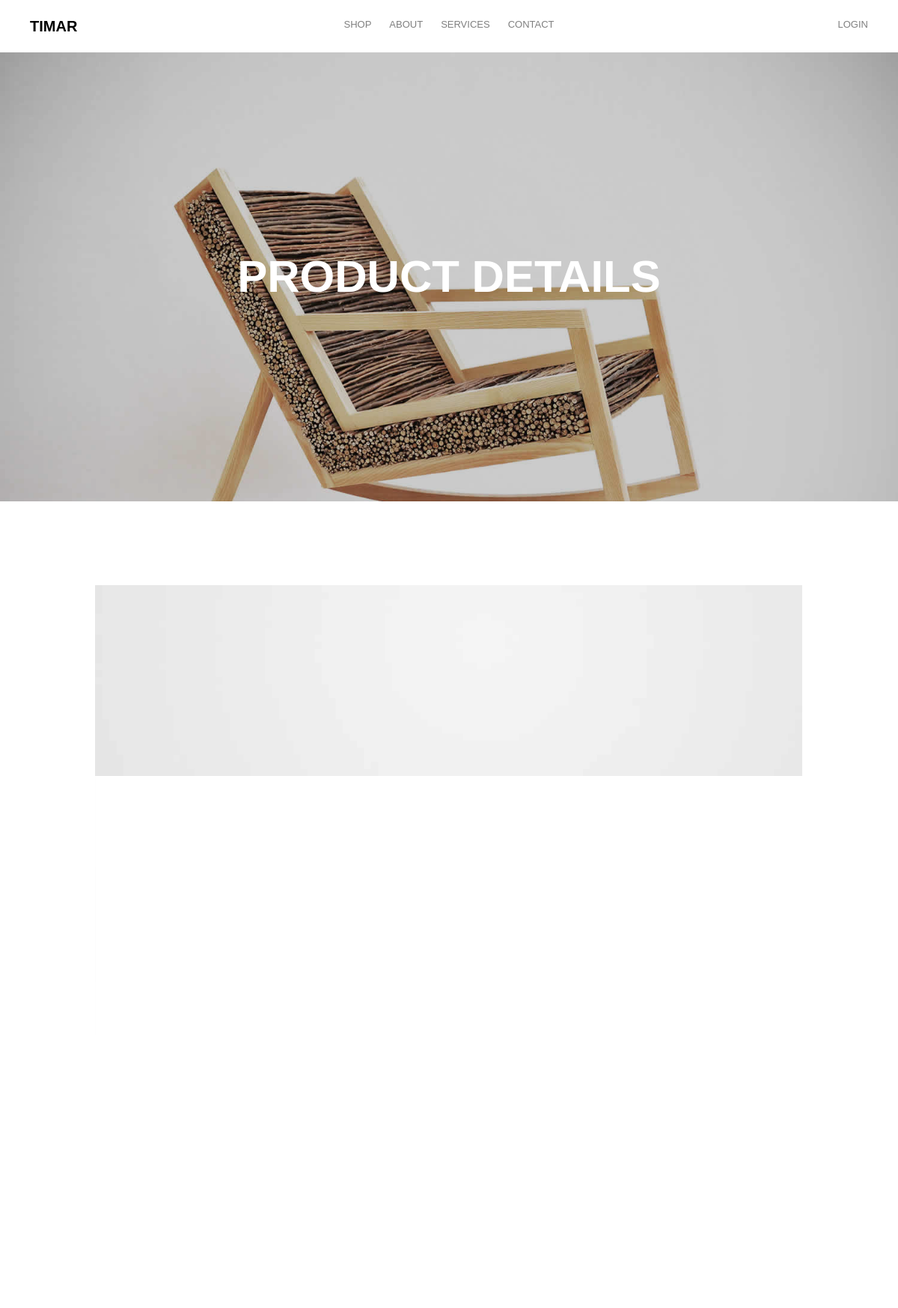
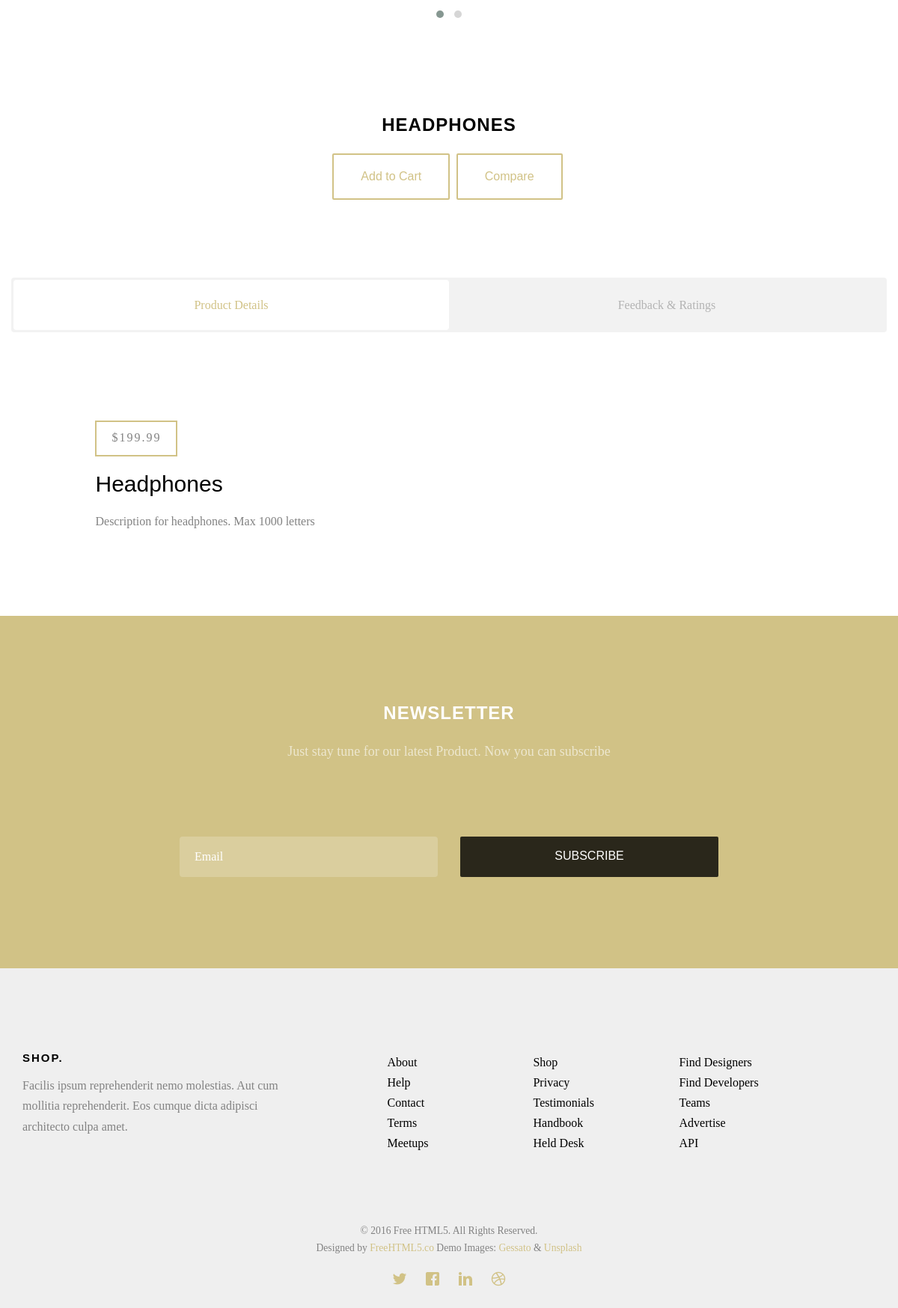
Screenshot of /single4/ (upper part) with the database file from the repository (2 pictures, top to bottom).
### Main/models.py (models this page shows, shortened)
class Product(models.Model):
    title = models.CharField(max_length=50)
    price = models.DecimalField(max_digits=7,decimal_places=2)
    text = models.TextField(max_length=1000)
    image = models.ImageField(null=True,blank=True)
    @property
    def imageURL(self):
        try:
            url = self.image.url
        except:
            url = ''
        return url

### Main/views.py (the view)
# urls.py: path('single<int:id>/',views.single,name='single')
def single(request,id):
    feedb = Feedback()
    product = Product.objects.get(id=id)
    feedback = Feedback.objects.filter(feedback = id)
    context = {
        'product':product,
        'feedback':feedback
    }
    return render(request,'Main/single.html',context)

### templates/Main/single.html (shortened to what this page needs)
{% extends 'Main/base.html' %}
{% load static %}
	{% block body %}
	<div id="page">
		{% include 'Main/header.html' %}
	<header id="fh5co-header" class="fh5co-cover fh5co-cover-sm" role="banner" style="background-image:url(images/img_bg_2.jpg);">
		<div class="overlay"></div>
		<div class="container">
			<div class="row">
				<div class="col-md-8 col-md-offset-2 text-center">
					<div class="display-t">
						<div class="display-tc animate-box" data-animate-effect="fadeIn">
							<h1>Product Details</h1>
						</div>
					</div>
				</div>
			</div>
		</div>
	</header>
	<div id="fh5co-product">
		<div class="container">
			<div class="row">
				<div class="col-md-10 col-md-offset-1 animate-box">
					<div class="owl-carousel owl-carousel-fullwidth product-carousel">
						<div class="item">
							<div class="active text-center">
								<figure>
									<img src="{{ product.imageURL }}" alt="">
								</figure>
							</div>
						</div>
					</div>
					<div class="row animate-box">
						<div class="col-md-8 col-md-offset-2 text-center fh5co-heading">
							<h2>{{ product.title }}</h2>
							<p>
								<a href="#" class="btn btn-primary btn-outline btn-lg">Add to Cart</a>
								<a href="#" class="btn btn-primary btn-outline btn-lg">Compare</a>
							</p>
						</div>
					</div>
			</div>
			<div class="row">
				<div class="col-md-12 ">
					<div class="fh5co-tabs animate-box">
						<ul class="fh5co-tab-nav">
							<li class="active"><a href="#" data-tab="1"><span class="icon visible-xs"></span><span class="hidden-xs">Product Details</span></a></li>
							<li><a href="#" data-tab="3"><span class="icon visible-xs"></span><span class="hidden-xs">Feedback &amp; Ratings</span></a></li>
						</ul>
						<div class="fh5co-tab-content-wrap">
							<div class="fh5co-tab-content tab-content active" data-tab-content="1">
								<div class="col-md-10 col-md-offset-1">
									<span class="price"> ${{ product.price }}</span>
									<h2>{{ product.title }}</h2>
									<p>{{ product.text }}</p>
								</div>
							</div>
						</div>
					</div>
				</div>
			</div>
		</div>
	</div>
	<div id="fh5co-started">
		<div class="container">
			<div class="row animate-box">
				<div class="col-md-8 col-md-offset-2 text-center fh5co-heading">
					<h2>Newsletter</h2>
					<p>Just stay tune for our latest Product. Now you can subscribe</p>
				</div>
			</div>
			<div class="row animate-box">
				<div class="col-md-8 col-md-offset-2">
					<form class="form-inline">
						<div class="col-md-6 col-sm-6">
							<div class="form-group">
								<input type="email" class="form-control" id="email" placeholder="Email">
							</div>
						</div>
						<div class="col-md-6 col-sm-6">
							<button type="submit" class="btn btn-default btn-block">Subscribe</button>
						</div>
					</form>
				</div>
			</div>
		</div>
	</div>
	<footer id="fh5co-footer" role="contentinfo">
		<div class="container">
			<div class="row row-pb-md">
				<div class="col-md-4 fh5co-widget">
					<h3>Shop.</h3>
					<p>Facilis ipsum reprehenderit nemo molestias. Aut cum mollitia reprehenderit. Eos cumque dicta adipisci architecto culpa amet.</p>
				</div>
				<div class="col-md-2 col-sm-4 col-xs-6 col-md-push-1">
					<ul class="fh5co-footer-links">
						<li><a href="#">About</a></li>
						<li><a href="#">Help</a></li>
						<li><a href="#">Contact</a></li>
						<li><a href="#">Terms</a></li>
						<li><a href="#">Meetups</a></li>
					</ul>
				</div>
				<div class="col-md-2 col-sm-4 col-xs-6 col-md-push-1">
					<ul class="fh5co-footer-links">
						<li><a href="#">Shop</a></li>
						<li><a href="#">Privacy</a></li>
						<li><a href="#">Testimonials</a></li>
						<li><a href="#">Handbook</a></li>
						<li><a href="#">Held Desk</a></li>
					</ul>
				</div>
				<div class="col-md-2 col-sm-4 col-xs-6 col-md-push-1">
					<ul class="fh5co-footer-links">
						<li><a href="#">Find Designers</a></li>
						<li><a href="#">Find Developers</a></li>
						<li><a href="#">Teams</a></li>
						<li><a href="#">Advertise</a></li>
						<li><a href="#">API</a></li>
					</ul>
				</div>
			</div>
			<div class="row copyright">
				<div class="col-md-12 text-center">
					<p>
						<small class="block">&copy; 2016 Free HTML5. All Rights Reserved.</small>
						<small class="block">Designed by <a href="http://freehtml5.co/" target="_blank">FreeHTML5.co</a> Demo Images: <a href="http://blog.gessato.com/" target="_blank">Gessato</a> &amp; <a href="http://unsplash.co/" target="_blank">Unsplash</a></small>
					</p>
					<p>
						<ul class="fh5co-social-icons">
							<li><a href="#"><i class="icon-twitter"></i></a></li>
							<li><a href="#"><i class="icon-facebook"></i></a></li>
							<li><a href="#"><i class="icon-linkedin"></i></a></li>
							<li><a href="#"><i class="icon-dribbble"></i></a></li>
						</ul>
					</p>
				</div>
			</div>
		</div>
	</footer>
	</div>
{% endblock %}

### static/Main/css/icomoon.css (style rules this page uses)
[class^="icon-"], [class*=" icon-"] { font-family: 'icomoon' !important; font-style: normal; font-weight: normal; font-variant: normal; text-transform: none; line-height: 1; -webkit-font-smoothing: antialiased; -moz-osx-font-smoothing: grayscale; }
.icon-dribbble:before { content: "\ea65"; }
.icon-facebook:before { content: "\ea67"; }
.icon-linkedin:before { content: "\ea73"; }
.icon-twitter:before { content: "\ea7c"; }

### rows the page displays
Product: imageURL (picture), title "HEADPHONES", price "199.99", title "Headphones", text "Description for headphones. Max 1000 letters"
